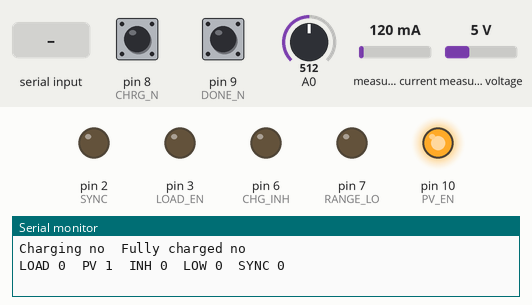
Simulated run of this sketch. Board: Arduino Uno, built with avr-gcc and run on an emulated ATmega328P. On the bench: output pins drawn as LEDs (lit = HIGH), the last lines printed to the serial monitor. Wiring (inferred from the names in the program): INA219 current sensor at I2C address 0x40; INA219 current sensor at I2C address 0x41; INA219 current sensor at I2C address 0x42; INA219 current sensor at I2C address 0x43; INA219 current sensor at I2C address 0x44; INA219 current sensor at I2C address 0x45. Dashed ring = blinking. The test bench sets the inputs (shaded band); at power-on: pin 8 (CHRG_N) HIGH, pin 9 (DONE_N) HIGH, A0 = 512, measured current 120 mA, measured voltage 5 V. Pins used as bus, display or sensor lines are not drawn.

Above: at 1.2 s.
1.3 s: "s" received over Serial
At 1.9 s:
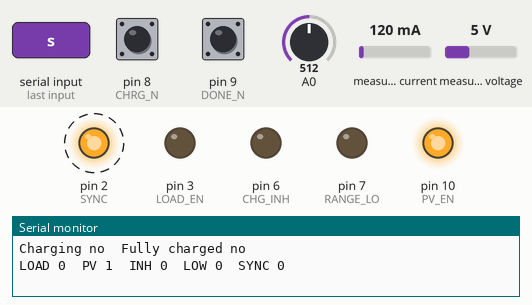
5.4 s: "l" received over Serial
At 5.9 s:
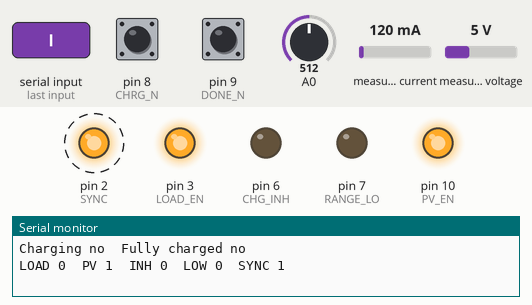
8.9 s: "p" received over Serial
At 9.9 s:
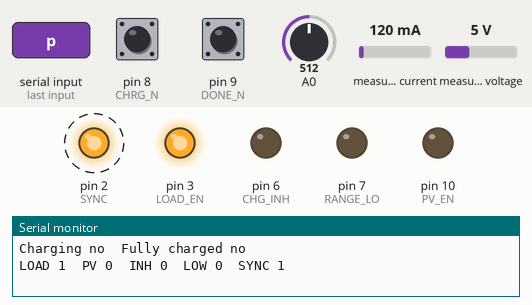
12.4 s: "i" received over Serial
At 12.9 s:
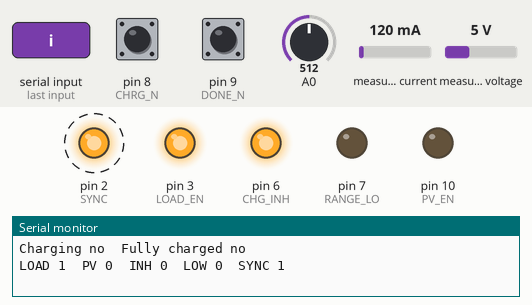
15.9 s: "r" received over Serial
At 16.9 s:
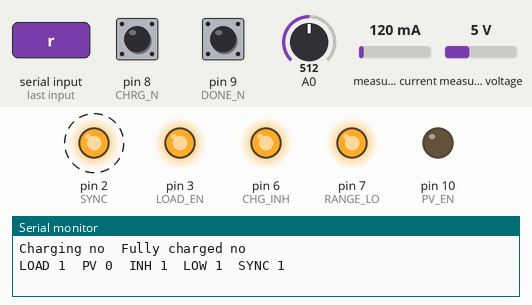
Timing chart, 0 to 23.9 s (numbered marks = the images above; inputs shaded):
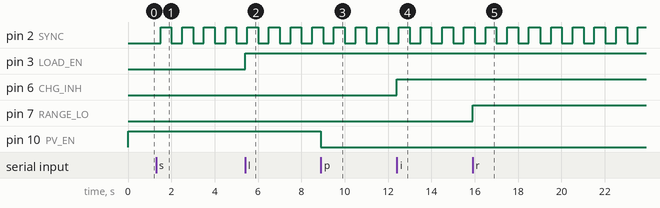

The sketch:

pmbh_bringup.ino
```cpp
// PMB-H bench bring-up test program (bench use only, not the production firmware)
// Board: Seeed XIAO nRF52840 Sense; serial monitor 115200
// Commands: l load LOAD_EN   p panel PV_EN   i inhibit charging CHG_INH
//           r panel-current indoor range RANGE_LO   s sync pulse SYNC   h help
#include <Wire.h>

// XIAO pin → PMB-H net
const int NTC_EN = 1, SYNC = 2, LOAD_EN = 3, CHG_INH = 6, RANGE_LO = 7,
          CHRG_N = 8, DONE_N = 9, PV_EN = 10;

struct Ina { uint8_t addr; const char *name; float shunt; bool ok; };
Ina ina[] = {
  {0x40, "PV high ", 0.050f, false},   // panel current, high range (RS1A)
  {0x43, "PV low  ", 0.220f, false},   // panel current, indoor range (RS1B; reads only after r is turned on)
  {0x41, "BAT     ", 0.050f, false},   // + = charging, - = discharging
  {0x42, "LOAD(B) ", 0.100f, false},   // chest unit (B + LIB)
  {0x44, "REF1    ", -0.470f, false},  // reference cell short-circuit current; both are wired reversed on the real board, so negate
  {0x45, "REF2    ", -0.470f, false},
};

bool loadOn = false, pvOn = true, inhOn = false, lowRange = false, syncOn = false;
bool syncLevel = false;
uint32_t tSync = 0, tPrint = 0;

bool rd(uint8_t a, uint8_t reg, int16_t &v) {
  Wire.beginTransmission(a);
  Wire.write(reg);
  if (Wire.endTransmission() != 0) return false;
  if (Wire.requestFrom(a, (uint8_t)2) != 2) return false;
  uint8_t hi = Wire.read();
  uint8_t lo = Wire.read();
  v = (int16_t)((hi << 8) | lo);
  return true;
}

void apply() {
  digitalWrite(LOAD_EN, loadOn);
  digitalWrite(PV_EN, pvOn);
  digitalWrite(CHG_INH, inhOn);
  digitalWrite(RANGE_LO, lowRange);
}

void help() {
  Serial.println("l=load  p=panel  i=inhibit charging  r=indoor range  s=sync pulse  h=help");
}

void setup() {
  pinMode(LOAD_EN, OUTPUT); pinMode(PV_EN, OUTPUT); pinMode(CHG_INH, OUTPUT);
  pinMode(RANGE_LO, OUTPUT); pinMode(SYNC, OUTPUT); pinMode(NTC_EN, OUTPUT);
  pinMode(CHRG_N, INPUT); pinMode(DONE_N, INPUT);
  apply();                                   // load off, panel on, charging allowed, high range

  Serial.begin(115200);
  for (uint32_t t = millis(); !Serial && millis() - t < 4000; ) {}
  Wire.begin();

  Serial.println("I2C scan (expect 0x40 0x41 0x42 0x43 0x44 0x45):");
  for (uint8_t a = 1; a < 127; a++) {
    Wire.beginTransmission(a);
    if (Wire.endTransmission() == 0) { Serial.print("  0x"); Serial.println(a, HEX); }
  }
  for (auto &u : ina) {
    int16_t id;
    u.ok = rd(u.addr, 0xFE, id) && (uint16_t)id == 0x5449;   // INA226 manufacturer ID
  }
  help();
}

void loop() {
  while (Serial.available()) {
    char c = Serial.read();
    if (c == 'l') loadOn = !loadOn;
    else if (c == 'p') pvOn = !pvOn;
    else if (c == 'i') inhOn = !inhOn;
    else if (c == 'r') lowRange = !lowRange;
    else if (c == 's') syncOn = !syncOn;
    else if (c == 'h') help();
    else continue;
    apply();
  }

  if (millis() - tSync >= 500) {             // with s on, D2 toggles every 0.5 s
    tSync = millis();
    syncLevel = syncOn && !syncLevel;
    digitalWrite(SYNC, syncLevel);
  }

  if (millis() - tPrint < 1000) return;
  tPrint = millis();

  Serial.println("----");
  for (auto &u : ina) {
    int16_t sh, bus;
    Serial.print(u.name);
    if (!u.ok || !rd(u.addr, 0x01, sh) || !rd(u.addr, 0x02, bus)) { Serial.println(" not found"); continue; }
    Serial.print(bus * 1.25e-3f, 3); Serial.print(" V  ");
    Serial.print(sh * 2.5e-6f / u.shunt * 1000.0f, 1); Serial.println(" mA");
  }

  digitalWrite(NTC_EN, HIGH); delay(10);          // wait for C9 to charge (τ ≤ 0.8 ms)
  int raw = analogRead(A0);
  digitalWrite(NTC_EN, LOW);
  float v = raw * 3.6f / 1023.0f;            // Seeed nRF52 core default: 10-bit, 3.6 V full scale
  if (v < 0.01f) v = 0.01f;
  if (v > 3.28f) v = 3.28f;
  float r = 10000.0f * v / (3.3f - v);       // R11 = 10 kΩ pull-up to NTC_EN
  float tc = 1.0f / (1.0f / 298.15f + logf(r / 10000.0f) / 3950.0f) - 273.15f;
  Serial.print("NTC  ADC "); Serial.print(raw);
  Serial.print("  approx. "); Serial.print(tc, 1); Serial.println(" °C (rough; cross-check against a thermometer)");

  Serial.print("Charging "); Serial.print(digitalRead(CHRG_N) == LOW ? "yes" : "no");
  Serial.print("  Fully charged "); Serial.println(digitalRead(DONE_N) == LOW ? "yes" : "no");
  Serial.print("LOAD "); Serial.print(loadOn);   Serial.print("  PV ");   Serial.print(pvOn);
  Serial.print("  INH "); Serial.print(inhOn);   Serial.print("  LOW ");  Serial.print(lowRange);
  Serial.print("  SYNC "); Serial.println(syncOn);
}
```

Measured:
- after the input at 1.3 s, pin 2 (SYNC): alternates HIGH for 0.50 s and LOW for 0.50 s, starting after 0.20 s
- after the input at 5.4 s, pin 3 (LOAD_EN): LOW → HIGH at once
- after the input at 8.9 s, pin 10 (PV_EN): HIGH → LOW at once
- after the input at 12.4 s, pin 6 (CHG_INH): LOW → HIGH at once
- after the input at 15.9 s, pin 7 (RANGE_LO): LOW → HIGH at once
